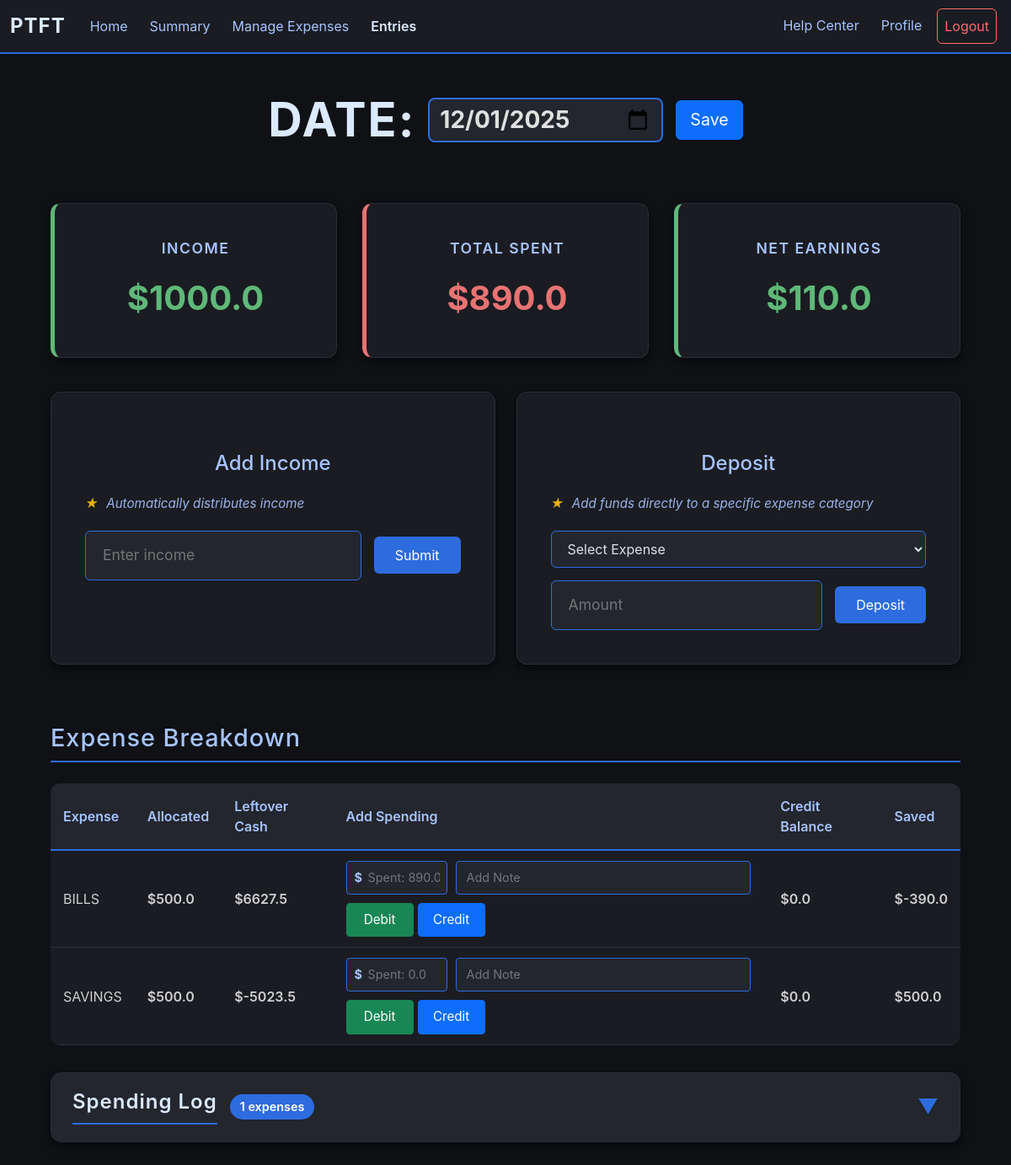
/entry/view_entry/4 (signed in), run on the app's committed database.
### app/models.py (models this page shows, shortened)
class Entry(db.Model):        #Stores each entry per user
    id = db.Column(db.Integer, primary_key = True)
    user_id = db.Column(db.Integer, db.ForeignKey("user.id"))
    income = db.Column(db.Float, default = 0.0)
    date = db.Column(db.Integer, default = date.today())

class Exp_Snap(db.Model):       #Stores a snapshot of the expense
    id = db.Column(db.Integer, primary_key = True)
    entry_id = db.Column(db.Integer)
    user_id = db.Column(db.Integer)
    expense_id = db.Column(db.Integer)
    expense_name = db.Column(db.String)
    expense_percentage = db.Column(db.Float)
    expense_earnings = db.Column(db.Float, default = 0.0)
    total_spending = db.Column(db.Float, default = 0.0)
    credit_balance = db.Column(db.Float, default = 0.0)
    def set_earnings(self, amount):
        self.expense_earnings = amount
    def get_savings(self):
        savings = round((self.expense_earnings - self.total_spending), 2)
        return savings

### app/routes/entry.py (the view)
@entry.route("/entry/view_entry/<entry_id>", methods=["GET"])
def view_entry(entry_id):
    if helper.check_login():
        snapshots = Exp_Snap.query.filter_by(entry_id = int(entry_id)).all()
        entry = Entry.query.filter_by(id = int(entry_id)).first()
        est_balance = {}        #Links the expense's total savings (amount able to spend) to the snapshot of the expense
        if request.method == "GET":
            for snapshot in snapshots:      #Calculate expense earnings using entry's total earned
                earnings = round((entry.income * snapshot.expense_percentage/100), 2)
                snapshot.set_earnings(earnings)
                savings = helper.calc_savings(snapshot.expense_id)      #Calculates the total savings to send to front
                est_balance[snapshot] = round(savings,2)
            spending = Transaction.query.filter_by(entry_id = entry_id, credit_status = False, deposit_status = False).all()
            credits = Transaction.query.filter_by(entry_id = entry_id, credit_status = True, deposit_status = False).all()
            deposits = Transaction.query.filter_by(entry_id = entry_id, credit_status = False, deposit_status = True).all()
            total_spent = 0
            for spend in spending:
                total_spent += spend.amount
            total_spent = round(total_spent, 2)
            net_earnings = round(entry.income - total_spent, 2)
            db.session.commit()
            return render_template("view_entry.html", snapshots = snapshots, entry = entry, est_balance = est_balance, spending = spending, net_earnings = net_earnings, total_spent = total_spent, deposits = deposits, credits = credits)
        else:
            return redirect(url_for("entry.all_entry"))
    else:
        return redirect(url_for("user.login"))

### app/helper.py (called while the page is built)
def check_login():
    return "user_id" in session

def calc_savings(expense_id):
    snaps = Exp_Snap.query.filter_by(expense_id = expense_id).all()
    deposits = Transaction.query.filter_by(expense_id = expense_id, user_id = session["user_id"], deposit_status = True).all()
    earnings = 0
    for deposit in deposits:        #Calculating total deposit for desired expense
        earnings += deposit.amount
    spending = 0
    for snap in snaps:      #Calculating total spending and income for desired expense
        earnings += snap.expense_earnings
        spending += snap.total_spending
    return round(earnings-spending, 2)      #Returns savings amount

### app/templates/view_entry.html (shortened to what this page needs)
{% extends "budget_base.html" %}
{% block content %}
<link rel="stylesheet" href="{{ url_for('static', filename='style.css') }}">
<div class="expense-container">
    <div class="date-editor">
        <h1 class="main-title">
            <form action="/update_date/{{entry.id}}" method="POST" class="inline-date-form">
                <span>DATE:</span>
                <input type="date" value="{{entry.date}}" name="new_date" class="date-input-title">
                <button type="submit" class="btn btn-primary">Save</button>
            </form>
        </h1>
    </div>
    <div class="entry-overview">
        <div class="entry-stat income">
            <div class="entry-stat-label"> Income</div>
            <div class="entry-stat-value">${{ entry.income }}</div>
        </div>
        <div class="entry-stat spent">
            <div class="entry-stat-label">Total Spent</div>
            <div class="entry-stat-value">${{ total_spent }}</div>
        </div>
        <div class="entry-stat {% if entry.income - total_spent >= 0 %}income{% else %}spent{% endif %}">
            <div class="entry-stat-label">Net Earnings</div>
            <div class="entry-stat-value">${{net_earnings}}</div>
        </div>
    </div>
        <div class="function-sections">
            <div class="form-section">
                <h2 class="form-title">Add Income</h2>
                <p class="function-helper-text"><span class="tip-star">★</span> Automatically distributes income</p>
                <form action="/add_income/{{entry.id}}" method="POST" class="inline-form">
                    <div class="input-wrapper">
                        <input type="number" step="0.01" name="income" placeholder="Enter income" required>
                    </div>
                    <button type="submit" class="form-btn">Submit</button>
                </form>
            </div>
            <div class="form-section">
                <h2 class="form-title">Deposit</h2>
                    <p class="function-helper-text"><span class="tip-star">★</span> Add funds directly to a specific expense category</p>
                    <form action="/entry_deposit" method="POST" class="inline-form">
                        <select name="snap_id" required>
                            <option value="">Select Expense</option>
                        </select>
                        <div class="input-wrapper">
                            <input type="number" step="0.01" name="amount" placeholder="Amount"  required>
                        </div>
                        <button type="submit" class="form-btn">Deposit</button>
                </form>
            </div>
    </div>
    <h1 class="section-title">Expense Breakdown</h1>
    <table class="expense-table">
        <thead>
            <tr>
                <th>Expense</th>
                <th>Allocated</th>
                <th>Leftover Cash</th>
                <th>Add Spending</th>
                <th>Credit Balance</th>
                <th>Saved</th>
            </tr>
        </thead>
        <tbody>
            {% for snapshot in snapshots %}
            <tr>
                <td>{{snapshot.expense_name}}</td>
                <td class="earnings-cell">${{snapshot.expense_earnings}}</td>
                <td class="balance-cell">${{est_balance[snapshot]}}</td>
                <td>
                    <form action="/add_spending/{{snapshot.id}}" method="POST" class="spending-form">
                        <div class="spending-inputs">
                            <div class="input-wrapper-small">
                                <span class="currency-symbol-small">$</span>
                                <input type="number" step="0.01" placeholder="Spent: {{snapshot.total_spending}}" name="spending" required>
                            </div>
                            <input type="text" placeholder="Add Note" name="reasoning" class="note-input">
                        </div>
                        <div class="spending-buttons">
                            <button type="submit" class="btn btn-success btn-sm">Debit</button>
                            <button type="submit" class="btn btn-primary btn-sm" formaction="/add_credit/{{snapshot.id}}">Credit</button>
                        </div>
                    </form>
                </td>
                <td class="spent-cell">${{snapshot.credit_balance}}</td>
                <td class="savings-cell">${{snapshot.get_savings()}}</td>
            </tr>
            {% endfor %}
        </tbody>
    </table>
    {% if spending %}
        <div class="collapsible-section">
            <div class="collapsible-header" onclick="toggleSection(this)">
                <div class="collapsible-title-wrapper">
                    <h1 class="collapsible-title section-title">Spending Log</h1>
                    <span class="item-count">{{ spending|length }} expenses</span>
                </div>
                <span class="collapsible-arrow">▼</span>
            </div>
        </div>
    {% endif %}
{% endblock %}

### data on the page
Entry: new_date "12/01/2025", income "1000.0"
Exp_Snap: expense_name "BILLS", expense_earnings "500.0", est_balance "6627.5", spending "Spent: 890.0", credit_balance "0.0", get_savings "-390.0"
Exp_Snap: expense_name "SAVINGS", expense_earnings "500.0", est_balance "-5023.5", spending "Spent: 0.0", credit_balance "0.0", get_savings "500.0"

### other printed values
{{ total_spent }} "890.0"
{{ net_earnings }} "110.0"
{{ spending|length }} "1"
